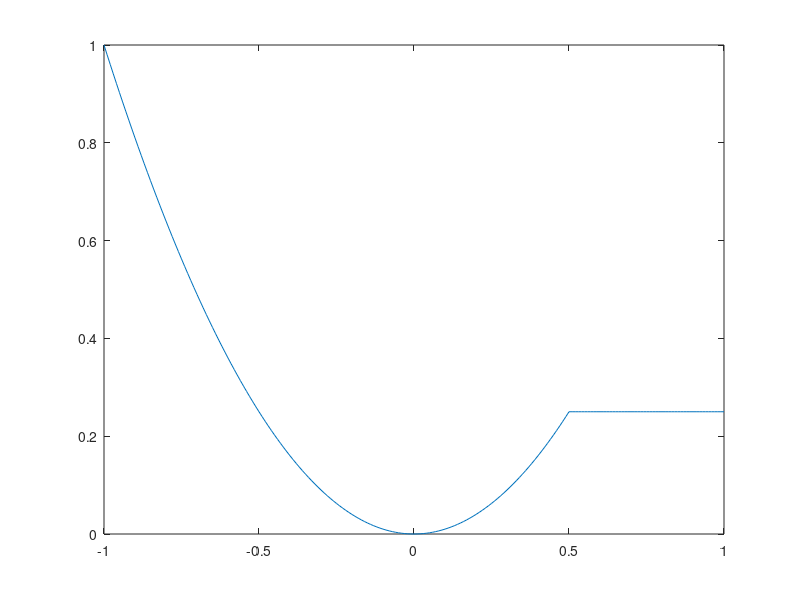

MATLAB code for this plot:
clc
clear
x = -1 : 0.01 : 1 ;
for i = 1 : length(x)
    if x(i) < 0.5
        f(i) = x(i).^2
    else
        f(i) = 0.25
    end
end
plot(x,f)